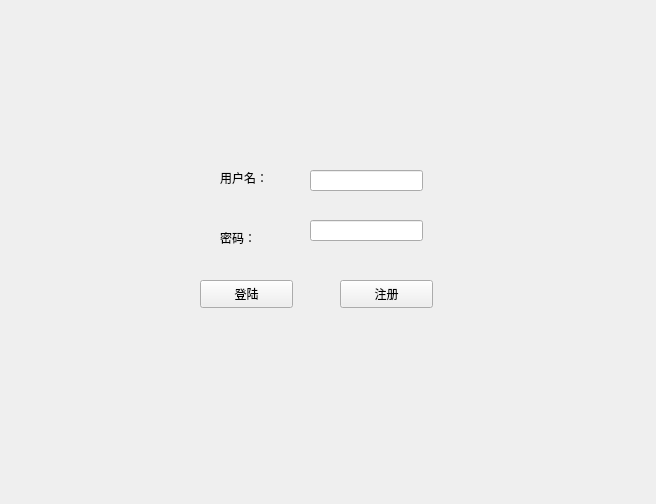
<?xml version="1.0" encoding="UTF-8"?>
<ui version="4.0">
 <class>LoginWidget</class>
 <widget class="QWidget" name="LoginWidget">
  <property name="geometry">
   <rect>
    <x>0</x>
    <y>0</y>
    <width>656</width>
    <height>504</height>
   </rect>
  </property>
  <property name="windowTitle">
   <string>LoginWidget</string>
  </property>
  <widget class="QLabel" name="label">
   <property name="geometry">
    <rect>
     <x>220</x>
     <y>170</y>
     <width>72</width>
     <height>15</height>
    </rect>
   </property>
   <property name="text">
    <string>用户名：</string>
   </property>
  </widget>
  <widget class="QLabel" name="label_2">
   <property name="geometry">
    <rect>
     <x>220</x>
     <y>230</y>
     <width>72</width>
     <height>15</height>
    </rect>
   </property>
   <property name="text">
    <string>密码：</string>
   </property>
  </widget>
  <widget class="QLineEdit" name="lineEdit">
   <property name="geometry">
    <rect>
     <x>310</x>
     <y>170</y>
     <width>113</width>
     <height>21</height>
    </rect>
   </property>
  </widget>
  <widget class="QLineEdit" name="lineEdit_2">
   <property name="geometry">
    <rect>
     <x>310</x>
     <y>220</y>
     <width>113</width>
     <height>21</height>
    </rect>
   </property>
  </widget>
  <widget class="QPushButton" name="pushButton">
   <property name="geometry">
    <rect>
     <x>200</x>
     <y>280</y>
     <width>93</width>
     <height>28</height>
    </rect>
   </property>
   <property name="text">
    <string>登陆</string>
   </property>
  </widget>
  <widget class="QPushButton" name="pushButton_2">
   <property name="geometry">
    <rect>
     <x>340</x>
     <y>280</y>
     <width>93</width>
     <height>28</height>
    </rect>
   </property>
   <property name="text">
    <string>注册</string>
   </property>
  </widget>
 </widget>
 <layoutdefault spacing="6" margin="11"/>
 <resources/>
 <connections/>
</ui>
